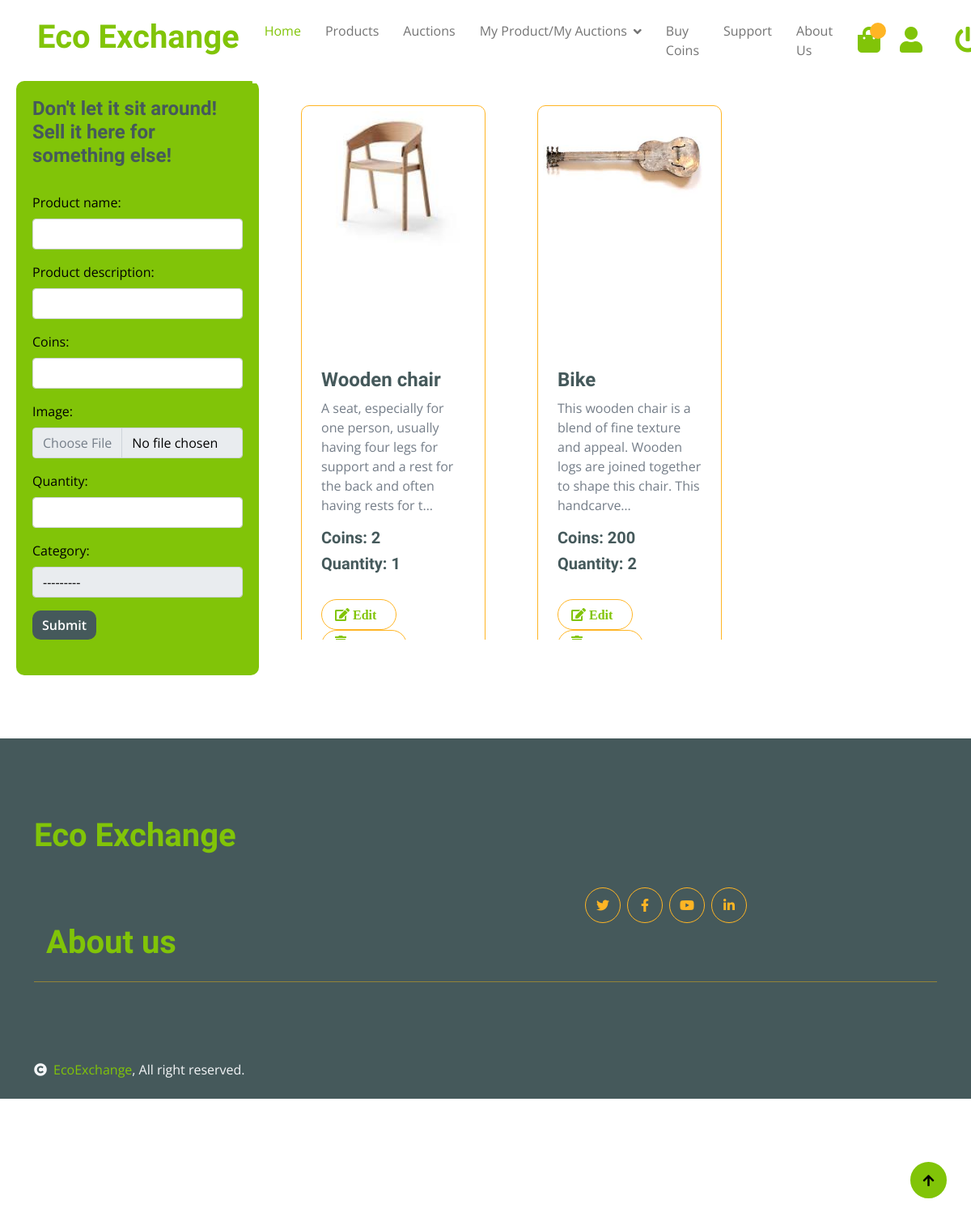
Page /product_crud/ (signed in) on the committed database.
### product/models.py (models this page shows, shortened)
class Product(models.Model):
    CATEGORY_CHOICES = [
        ('PAPER', 'Paper'),
        ('PLASTIC', 'Plastic'),
        ('GLASS', 'Glass'),
        ('METAL', 'Metal'),
        ('ELECTRONICS', 'Electronics'),
        ('ORGANIC', 'Organic'),
        ('TEXTILES', 'Textiles'),
        ('BATTERIES', 'Batteries'),
        ('WOOD', 'Wood'),
        ('RUBBER', 'Rubber'),
        ('MIXED_MATERIALS', 'Mixed Materials'),
    ]
    product_id = models.AutoField(primary_key=True)
    product_name = models.CharField(max_length=255)
    product_description = models.TextField()
    image = models.ImageField(upload_to='img/')
    quantity = models.IntegerField(validators=[MinValueValidator(1)])
    price = models.IntegerField(validators=[MinValueValidator(1)])
    category = models.CharField(max_length=50, choices=CATEGORY_CHOICES)
    user = models.ForeignKey(Member, on_delete=models.CASCADE)

### product_crud/views.py (the view)
# urls.py: path('', views.product_details, name='product_details'),
@login_required
@permission_required('product.add_product', raise_exception=True)
def product_details(request):
    form = ProductForm()
    if request.method == 'POST':
        member = Member.objects.get(username=request.user)
        form = ProductForm(request.POST, request.FILES)
        if form.is_valid():
            name = form.cleaned_data['product_name']
            description = form.cleaned_data['product_description']
            quantity = form.cleaned_data['quantity']
            price = form.cleaned_data['price']
            category = form.cleaned_data['category']
            image = form.cleaned_data['image']
            new_product =  Product(
                product_name=name,
                product_description=description,
                quantity=quantity,
                price=price,
                category=category,
                user=member,
                image=image
            )
            new_product.save()
            messages.success(request, 'Product added successfully!')
            form = ProductForm()
        else:
            messages.error(request, 'Please correct the above error.')
    else:
        form = ProductForm()
    products = Product.objects.filter(user=request.user)
    for product in products:
        product.short_description = Truncator(product.product_description).chars(125)
    categories = Product.objects.values_list('category', flat=True).distinct()
    return render(request, 'products_crud/products_crud.html', {'form': form, 'products': products, 'categories': categories})

### product_crud/forms.py
class ProductForm(forms.ModelForm):
    class Meta:
        model = Product
        fields = ['product_name', 'product_description', 'price', 'image', 'quantity', 'category']
        widgets = {
            'product_name': forms.TextInput(attrs={'class': 'form-control'}),
            'product_description': forms.TextInput(attrs={'class': 'form-control'}),
            'price': forms.NumberInput(attrs={'class': 'form-control'}),
            'image': forms.FileInput(attrs={'class': 'form-control'}),
            'quantity': forms.NumberInput(attrs={'class': 'form-control'}),
            'category': forms.Select(attrs={'class': 'form-control'}),
        }
        labels = {
            'price': 'Coins'
        }

### product_crud/templates/products_crud/products_crud.html (shortened to what this page needs)
{% extends 'product/base.html' %}
{% load static %}
{% block body %}
    <div class="row">
        <div class="col-lg-1 col-lg-3 bg-primary rounded div-space">
            <h4>Don't let it sit around! Sell it here for something else!</h4>
            <form class="py-4" method="post" enctype="multipart/form-data" action="{% url 'product_details' %}">
                {{ form.as_p }}
                <div class="px-8 py-8">
                    <button class="btn btn-dark border-0 p-lg-10" type="submit">Submit
                    </button>
                </div>
            </form>
        </div>
        <div class="col-lg-8 div-scroll">
            <div class="row">
                {% for product in products %}
                    <div class="col-md-6 col-lg-6 col-xl-4 fruite-item">
                        <div class="rounded position-relative div-left-space border border-secondary rounded">
                            <div class="fruite-img image-container">
                                <img class="img-fluid image-width rounded-top img-pad" src="{{ product.image.url }}" alt="{{ product.name }}"/>
                            </div>
                            <div class="p-4">
                                <h4>{{ product.product_name }}</h4>
                                <p>{{ product.short_description }}</p>
                                <h5>Coins: {{ product.price }}</h5>
                                <h5>Quantity: {{ product.quantity }}</h5>
                                <br>
                                <div class="d-flex justify-content-between flex-lg-wrap">
                                    <button class="btn border border-secondary rounded-pill px-3 text-primary"
                                onclick="editProduct('{{ product.product_id }}', '{{ product.product_name }}', '{{ product.product_description }}', '{{ product.quantity }}', '{{ product.price }}', '{{ product.image }}', '{{ product.category }}')">
                            <i class="fa fa-edit me-2 text-primary"> Edit</i>
                        </button>
                                    <form action="{% url 'product_delete' product.product_id %}" method="POST">
                            <button class="div-center btn border border-secondary rounded-pill px-3 text-primary"> <i class="fa fa-trash me-2 text-primary"></i>Delete</button>
                        </form>
                                </div>
                            </div>
                        </div>
                    </div>
                {% endfor %}
            </div>
        </div>
    </div>
{% endblock body %}

### product/static/product/css/style.css (style rules this page uses)
label { display: inline-block; color: black; }
.form-control { display: block; width: 100%; height: calc(1.5em + 0.75rem + 2px); padding: 0.375rem 0.75rem; font-size: 1rem; font-weight: 400; line-height: 1.5; color: black; background-color: #fff; background-clip: padding-box; border: 1px solid #ced4da; border-radius: 0.25rem; transition: border-color 0.15s ease-in-out, box-shadow 0.15s ease-in-out; }
.btn { font-weight: 600; transition: .5s; }
.img-pad { padding: 2% }
.image-width { width: 70% !important; align-content: center; }
.div-left-space { margin-left: 40px; margin-top: 30px }
.div-space { margin-bottom: 30px; margin-left: 20px; padding: 20px; }
.div-scroll { overflow-y: scroll; width: 73%; height: 690px; }
.div-center { display: flex; justify-content: center; }
.btn.border-secondary { transition: 0.5s; }
.image-container { width: 300px; height: 300px; overflow: hidden; }

### rows in the picture
Product: image (picture), product_name "Wooden chair", short_description "A seat, especially for one person, usually having four legs for support and a rest for the back and often having rests for t…", price "2", quantity "1"
Product: image (picture), product_name "Bike", short_description "This wooden chair is a blend of fine texture and appeal. Wooden logs are joined together to shape this chair. This handcarve…", price "200", quantity "2"
